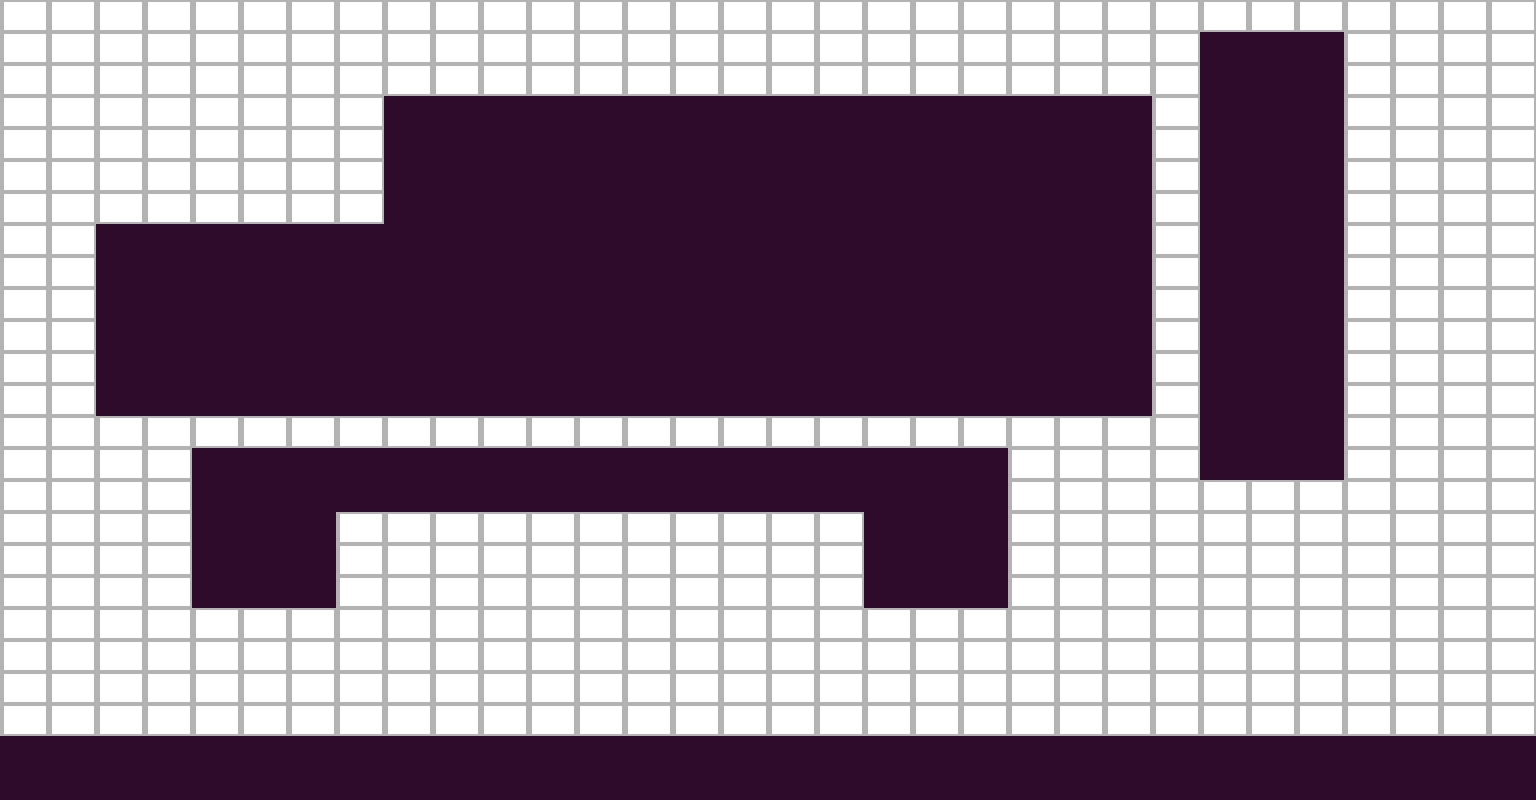

A level layout from a 2D game, rendered from its tile map. Below: a short description, then the map file with tile-grid data replaced by summaries:
An orthogonal 32x25 tile map with 48x32 px tiles, 3 tile layers (background, ladders, platforms) and 13 objects (4x CheckPoint, 3x Tree, 3x MovingBlock, LevelStartCamera, Tutorial, ...).

<map version="1.0" orientation="orthogonal" width="32" height="25" tilewidth="48" tileheight="32" backgroundcolor="#2e0b2b">
 <properties>
  <property name="LevelType" value="NoMachine" />
  <property name="Lighting" value="Dusk" />
  <property name="Title" value="Mission Complete" />
 </properties>
 <tileset firstgid="1" name="level_tiles" tilewidth="48" tileheight="32">
  <image source="level_tiles.png" width="192" height="128" />
 </tileset>
 <layer name="background" width="32" height="25">
  <data>[800 cells, 0 non-empty, 0 distinct tile ids]</data>
 </layer>
 <layer name="ladders" width="32" height="25">
  <data>[800 cells, 0 non-empty, 0 distinct tile ids]</data>
 </layer>
 <layer name="platforms" width="32" height="25">
  <data>[800 cells, 446 non-empty, 1 distinct tile ids]</data>
 </layer>
 <objectgroup name="objects" width="32" height="25">
  <object name="CheckPoint1" type="CheckPoint" x="144" y="384" width="48" height="32" />
  <object name="EndLevel" type="CheckPoint" x="912" y="384" width="48" height="32">
   <properties>
    <property name="State" value="498" />
   </properties>
  </object>
  <object name="LevelStartCamera" type="LevelStartCamera" x="240" y="256" width="48" height="32" />
  <object name="Tutorial" type="Tutorial" x="528" y="384" width="48" height="32">
   <properties>
    <property name="Line1" value="Clone Ship 2716...do you copy?" />
    <property name="Line10" value="kidnapping...but until then, over and out!" />
    <property name="Line2" value="Our Sisters of the Blue Nebula send their deepest gratitude. You rescued" />
    <property name="Line3" value="every last clone and all are safely back on their orbital." />
    <property name="Line4" value="   " />
    <property name="Line5" value="We still don't know exactly who was behind this, but for now you can rest" />
    <property name="Line6" value="with the knowledge of a job well done." />
    <property name="Line7" value="BREAK" />
    <property name="Line8" value="Your clone crew has been refit to 99. Head on home and rest up." />
    <property name="Line9" value="Perhaps your next mission will be finding the culprits behind this" />
    <property name="Special" value="99" />
   </properties>
  </object>
  <object name="EndLevel" type="CheckPoint" x="912" y="320" width="48" height="32">
   <properties>
    <property name="State" value="498" />
   </properties>
  </object>
  <object name="EndLevel" type="CheckPoint" x="912" y="256" width="48" height="32">
   <properties>
    <property name="State" value="498" />
   </properties>
  </object>
  <object name="Tree" type="Tree" x="720" y="96" width="48" height="32">
   <properties>
    <property name="Base" value="LightBulb" />
    <property name="Light" value="Alarm" />
    <property name="LightRange" value="1.1" />
    <property name="startDir" value="-1" />
   </properties>
  </object>
  <object name="Tree" type="Tree" x="816" y="384" width="48" height="32">
   <properties>
    <property name="Base" value="ArrowRight" />
    <property name="Light" value="WhiteGoo" />
    <property name="Order" value="Back" />
   </properties>
  </object>
  <object name="Tree" type="Tree" x="336" y="384" width="48" height="32">
   <properties>
    <property name="Base" value="ArrowRight" />
    <property name="Light" value="WhiteGoo" />
    <property name="Order" value="Back" />
   </properties>
  </object>
  <object name="Slime" type="Slime" x="384" y="480" width="48" height="32">
   <properties>
    <property name="Scale" value="1.25" />
    <property name="Speed" value="1.5" />
    <property name="StartDir" value="1" />
   </properties>
  </object>
  <object name="MovingBlock" type="MovingBlock" x="192" y="512" width="48" height="32">
   <properties>
    <property name="Move" value="Vertical" />
    <property name="PauseBottom" value="0.25" />
    <property name="PauseTop" value="0.25" />
    <property name="Speed" value="1.0" />
    <property name="StartDir" value="-1" />
   </properties>
  </object>
  <object name="MovingBlock" type="MovingBlock" x="864" y="576" width="48" height="32">
   <properties>
    <property name="Move" value="Vertical" />
    <property name="PauseBottom" value="0.25" />
    <property name="PauseTop" value="0.25" />
    <property name="Speed" value="1.0" />
    <property name="StartDir" value="1" />
   </properties>
  </object>
  <object name="MovingBlock" type="MovingBlock" x="1200" y="96" width="48" height="32">
   <properties>
    <property name="Move" value="Vertical" />
    <property name="PauseBottom" value="0.25" />
    <property name="PauseTop" value="0.25" />
    <property name="Speed" value="1.0" />
    <property name="StartDir" value="-1" />
   </properties>
  </object>
 </objectgroup>
</map>
